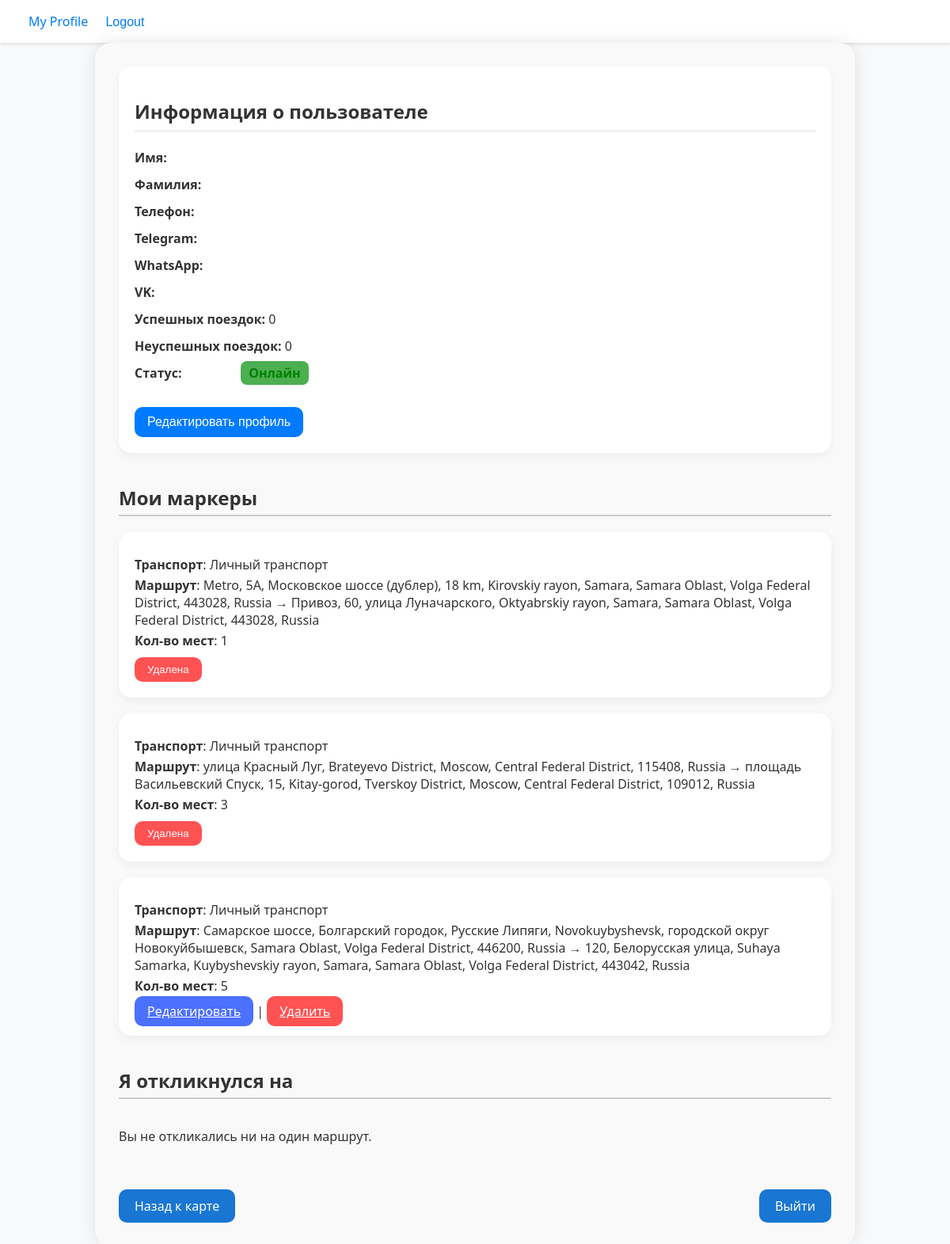
Screenshot of /profile/1 (signed in) with the database file from the repository.
### main/models.py (models this page shows, shortened)
class Profile(models.Model):
    user = models.OneToOneField(User, on_delete=models.CASCADE)
    first_name = models.CharField(max_length=100, blank=True)
    last_name = models.CharField(max_length=100, blank=True)
    phone_number = models.CharField(max_length=20, blank=True)
    telegram = models.CharField(max_length=100, blank=True)
    whatsapp = models.CharField(max_length=100, blank=True)
    vk = models.CharField(max_length=100, blank=True)
    successful_trips = models.IntegerField(default=0)
    unsuccessful_trips = models.IntegerField(default=0)
    trips = models.JSONField(blank=False, null=False, default=dict)

class Marker(models.Model):
    TRANSPORT_CHOICES = [
        ('personal', 'Личный транспорт'),
        ('carsharing', 'Каршеринг'),
        ('taxi', 'Такси'),
        ('other', 'Другое'),
    ]
    is_active = models.BooleanField(default=True)
    title = models.CharField(max_length=100)
    user = models.ForeignKey(User, on_delete=models.CASCADE)
    transport_type = models.CharField(max_length=50, choices=TRANSPORT_CHOICES)
    other_transport = models.CharField(max_length=255, blank=True, null=True)
    people_count = models.IntegerField()
    start_point = models.CharField(max_length=255)
    start_lat = models.FloatField()
    start_lon = models.FloatField()
    end_point = models.CharField(max_length=255)
    end_lat = models.FloatField()
    end_lon = models.FloatField()
    landmark_photo = models.ImageField(upload_to='landmarks/', blank=True, null=True)
    landmark_description = models.TextField(blank=True, null=True)
    price = models.DecimalField(max_digits=10, decimal_places=2)
    active_from = models.DateTimeField()
    active_to = models.DateTimeField()
    comment = models.TextField(blank=True, null=True)
    telegram = models.CharField(max_length=255, blank=True, null=True)
    whatsapp = models.CharField(max_length=255, blank=True, null=True)
    vk = models.CharField(max_length=255, blank=True, null=True)
    phone_number = models.CharField(max_length=20, blank=True, null=True)
    users = models.JSONField(blank=False, null=False, default=dict)

### main/views.py (the view, shortened to what this page needs)
# urls.py: path('profile/<int:user_id>', main_views.profile, name='profile')
@login_required(login_url='login')
def profile(request, user_id):
    user = request.user
    profile, created = Profile.objects.get_or_create(user=user)
    own_markers = Marker.objects.filter(user=user)
    responded_markers = []
    trips_raw = profile.trips.copy()
    profile.trips = trips_raw
    profile.save()
    user_status, _ = UserStatus.objects.get_or_create(user=user)
    is_online = user_status.is_online()
    if request.method == 'POST':
        if 'cancel_trip_id' in request.POST:
            marker.people_count += 1
            del marker.users[str(request.user.id)]
            marker.save()
            Message.objects.create(
                from_user=request.user,
                to_user=marker.user,
                marker=marker,
                text=f"Пользователь {request.user.username} отказался от поездки '{marker.title}'.",
                notification_type='user_left'
            )
            profile = get_object_or_404(Profile, user=request.user)
            if str(marker.id) in profile.trips:
                del profile.trips[str(marker.id)]
                profile.save()
            return redirect('profile', user_id=user.id)
        user_form = UserForm(request.POST, instance=user)
        profile_form = ProfileForm(request.POST, instance=profile)
        if user_form.is_valid() and profile_form.is_valid():
            user_form.save()
            profile_form.save()
            profile.first_name = request.POST['first_name']
            profile.last_name = request.POST['last_name']
            profile.save()
            return redirect('profile', user_id=user.id)
    else:
        user_form = UserForm(instance=user)
        profile_form = ProfileForm(instance=profile)
    return render(request, 'main/profile.html', {
        'user_form': user_form,
        'profile_form': profile_form,
        'own_markers': own_markers,
        'responded_markers': responded_markers,
        'profile_data': profile,
        'is_online': is_online,
    })

### main/models.py (called while the page is built)
    def is_online(self):
        return timezone.now() - self.last_seen < timezone.timedelta(minutes=5)

### main/templates/main/profile.html (shortened to what this page needs)
{% extends "main/base.html" %}
{% load static %}
{% block extra_css %}
<link href="{% static "css/profile.css" %}" rel="stylesheet" />
{% endblock %}
{% block content %}
<div class="profile-container">
    <div class="profile-info">
        <h2>Информация о пользователе</h2>
        <ul>
            <li><strong>Имя:</strong> {{ profile_data.first_name }}</li>
            <li><strong>Фамилия:</strong> {{ profile_data.last_name }}</li>
            <li><strong>Телефон:</strong> {{ profile_data.phone_number }}</li>
            <li><strong>Telegram:</strong> {{ profile_data.telegram }}</li>
            <li><strong>WhatsApp:</strong> {{ profile_data.whatsapp }}</li>
            <li><strong>VK:</strong> {{ profile_data.vk }}</li>
            <li><strong>Успешных поездок:</strong> {{ profile_data.successful_trips }}</li>
            <li><strong>Неуспешных поездок:</strong> {{ profile_data.unsuccessful_trips }}</li>
            <li><strong>Статус:</strong>
                {% if is_online %}
                    <span class="status online">Онлайн</span>
                {% else %}
                    <span class="status offline">Оффлайн</span>
                {% endif %}
            </li>
        </ul>
        <button class="edit-button" onclick="toggleProfileForm()">Редактировать профиль</button>
    </div>
    <div class="markers-section">
        <h2>Мои маркеры</h2>
        <div class="marker-list">
            {% for marker in own_markers %}
                <div class="marker-card">
                    <p><b>Транспорт</b>: {{ marker.get_transport_type_display }}</p>
                    <p><b>Маршрут</b>: {{ marker.start_point }} → {{ marker.end_point }}</p>
                    <p><b>Кол-во мест</b>: {{ marker.people_count }}</p>
                    <form method="post" class="cancel-form">
                        {% if marker.is_active %}
                            <a href="{% url 'edit_marker' marker.id %}" class="btn-cancel" style="background-color: #4c70ff">Редактировать</a> |
                            <a href="{% url 'delete_marker' marker.id %}" class="btn-cancel">Удалить</a>
                        {% else %}
                            <button class="btn-cancel">Удалена</button>
                        {% endif %}
                    </form>
                </div>
            {% empty %}
                <p>Нет активных маркеров.</p>
            {% endfor %}
        </div>
        <h2>Я откликнулся на</h2>
        <div class="marker-list">
            {% for marker in responded_markers %}
                <div class="marker-card">
                    <h3>{{ marker.title }}</h3>
                    <p><b>Транспорт</b>: {{ marker.get_transport_type_display }}</p>
                    <p><b>Маршрут</b>: {{ marker.start_point }} → {{ marker.end_point }}</p>
                    <p><b>Кол-во мест</b>: {{ marker.people_count }}</p>
                    <form method="post" class="cancel-form">
                        {% csrf_token %}
                        <input type="hidden" name="cancel_trip_id" value="{{ marker.id }}">
                        <button type="submit" class="btn-cancel">Отменить поездку</button>
                    </form>
                </div>
            {% empty %}
                <p>Вы не откликались ни на один маршрут.</p>
            {% endfor %}
        </div>
    </div>
    <div class="nav-buttons">
        <a href="{% url 'map' %}" class="btn-back">Назад к карте</a>
        <a href="{% url 'logout' %}" class="btn-logout">Выйти</a>
    </div>
</div>
{% endblock %}

### main/templates/main/base.html (shortened to what this page needs)
{% load static %}
<!DOCTYPE html>
<html lang="en">
<head>
  <link rel="stylesheet" href="https://unpkg.com/leaflet@1.7.1/dist/leaflet.css" />
  <link href="{% static "css/base.css" %}" rel="stylesheet" />
  {% block extra_css %}{% endblock %}
</head>
<body>
  <header>
    <div>
      <a href="{% url 'profile' request.user.id %}">My Profile</a>
      <form method="post" action="{% url 'logout' %}" style="display: inline;">
        <button type="submit">Logout</button>
      </form>
    </div>
  </header>
  <main>
    {% block content %}{% endblock %}
  </main>
</body>
</html>

### main/static/css/base.css (style rules this page uses)
body { margin: 0; font-family: 'Segoe UI', sans-serif; background-color: #f8f9fa; color: #333; }
header { display: flex; justify-content: space-between; align-items: center; padding: 16px 24px; background-color: #ffffff; box-shadow: 0 2px 4px rgba(0,0,0,0.1); }
header a, header button { margin-left: 12px; text-decoration: none; color: #007bff; background: none; border: none; font-size: 16px; cursor: pointer; }

### main/static/css/profile.css (style rules this page uses)
.profile-container { max-width: 900px; margin: 0 auto; padding: 30px; background-color: #f9f9f9; border-radius: 20px; box-shadow: 0 0 20px rgba(0, 0, 0, 0.1); }
.markers-section h2 { margin-top: 40px; font-size: 24px; border-bottom: 2px solid #ccc; padding-bottom: 5px; }
.marker-list { display: grid; gap: 20px; margin-top: 20px; }
.marker-card { background-color: #ffffff; padding: 20px; border-radius: 16px; box-shadow: 0 4px 12px rgba(0,0,0,0.05); }
.marker-card p { margin: 4px 0; font-size: 16px; }
.cancel-form { margin-top: 10px; }
.btn-cancel { background-color: #ff5252; color: #fff; border: none; padding: 8px 16px; border-radius: 10px; cursor: pointer; }
.nav-buttons { display: flex; justify-content: space-between; margin-top: 40px; }
.btn-back, .btn-logout { background-color: #1976d2; color: white; padding: 10px 20px; text-decoration: none; border-radius: 10px; }
.profile-info { background-color: #fff; padding: 20px; border-radius: 16px; margin-bottom: 40px; box-shadow: 0 4px 10px rgba(0, 0, 0, 0.05); }
.profile-info h2 { font-size: 24px; margin-bottom: 15px; border-bottom: 1px solid #ddd; padding-bottom: 8px; }
.profile-info ul { list-style: none; padding: 0; }
.profile-info li { padding: 6px 0; font-size: 16px; }
.profile-info li strong { min-width: 130px; display: inline-block; }
.status { padding: 4px 10px; border-radius: 8px; font-weight: bold; }
.status.online { background-color: #4caf50; color: white; }
.edit-button, .save-button { padding: 10px 16px; background-color: #007bff; border: none; border-radius: 10px; color: white; font-size: 16px; cursor: pointer; margin-top: 10px; }
.status.online { color: green; font-weight: bold; }

### rows the page displays
Profile: successful_trips "0", unsuccessful_trips "0"
Marker: transport_type "Личный транспорт", start_point "Metro, 5А, Московское шоссе (дублер), 18 km, Kirovskiy rayon, Samara, Samara Oblast, Volga Federal District, 443028, Russia", end_point "Привоз, 60, улица Луначарского, Oktyabrskiy rayon, Samara, Samara Oblast, Volga Federal District, 443028, Russia", people_count "1", is_active "Удалена"
Marker: transport_type "Личный транспорт", start_point "улица Красный Луг, Brateyevo District, Moscow, Central Federal District, 115408, Russia", end_point "площадь Васильевский Спуск, 15, Kitay-gorod, Tverskoy District, Moscow, Central Federal District, 109012, Russia", people_count "3", is_active "Удалена"
Marker: transport_type "Личный транспорт", start_point "Самарское шоссе, Болгарский городок, Русские Липяги, Novokuybyshevsk, городской округ Новокуйбышевск, Samara Oblast, Volga Federal District, 446200, Russia", end_point "120, Белорусская улица, Suhaya Samarka, Kuybyshevskiy rayon, Samara, Samara Oblast, Volga Federal District, 443042, Russia", people_count "5", is_active "Редактировать"
